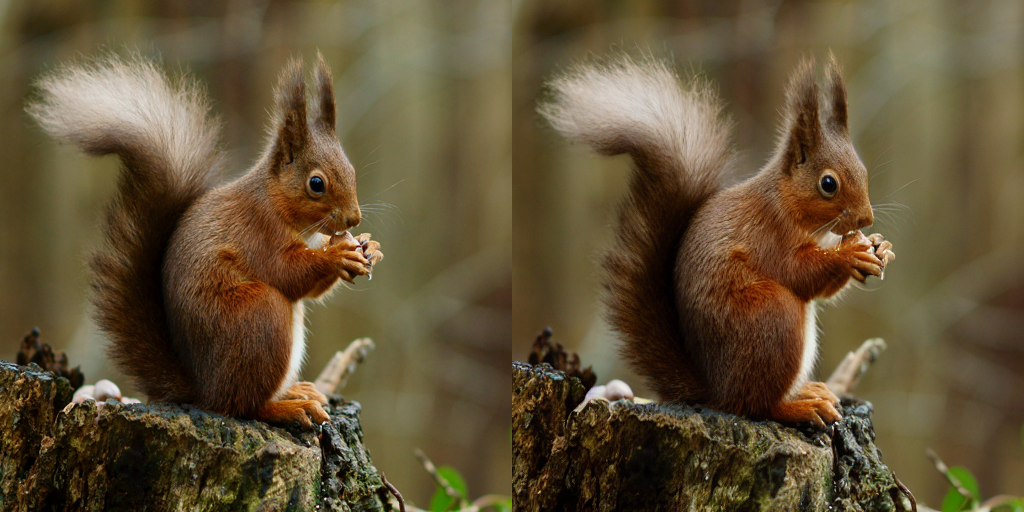
#> input picture img_compression_research_project/images/comparison_img.png, 1024 x 512 px, given in place of images
p_img.png, which was not available
$ python friqa.py
#> lines starting #> are read from the running program, lines starting #| are printed output that depends on the picture; pictures that were not available may be replaced by others from this repository, and a replacement may not be noted
import cv2
from skimage.metrics import structural_similarity as ssim

# Full Reference Image Quality Assessment (FRIQA)
original = cv2.imread('images\np_img.png')
#> original is the input picture: shape (512, 1024, 3); mean B, G, R 54.1, 82.1, 97.4
decoded = cv2.imread('images\decoded_img.png')
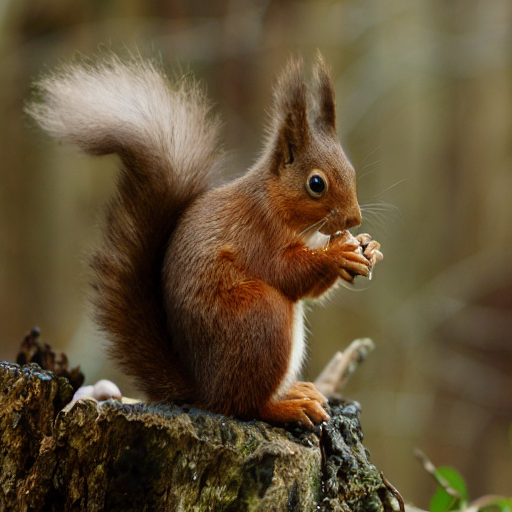
#> input picture img_compression_research_project/images/decoded_img.png, 512 x 512 px, found by its file name
#> decoded is the input picture: shape (512, 512, 3); mean B, G, R 53.4, 80.7, 97.1

# Convert images to grayscale (SSIM operates on grayscale images)
gray_original = cv2.cvtColor(original, cv2.COLOR_BGR2GRAY)
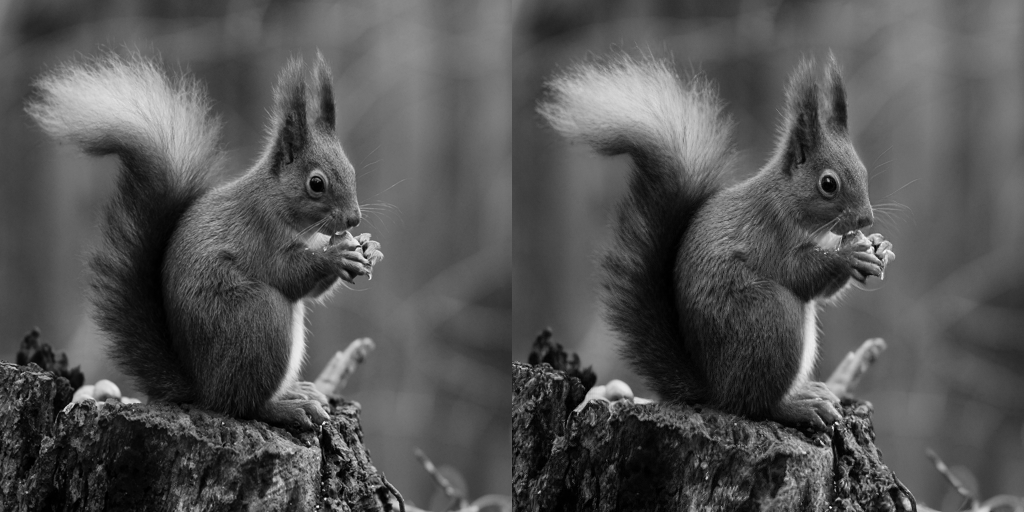
#> gray_original: shape (512, 1024); min 0, max 254, mean 83.5
gray_decoded = cv2.cvtColor(decoded, cv2.COLOR_BGR2GRAY)
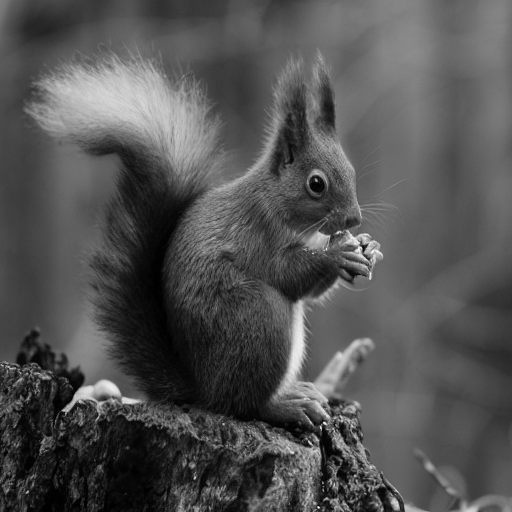
#> gray_decoded: shape (512, 512); min 0, max 253, mean 82.5

# Compute the SSIM score
#> (the run stopped early here; a loop or call above may not have finished)
